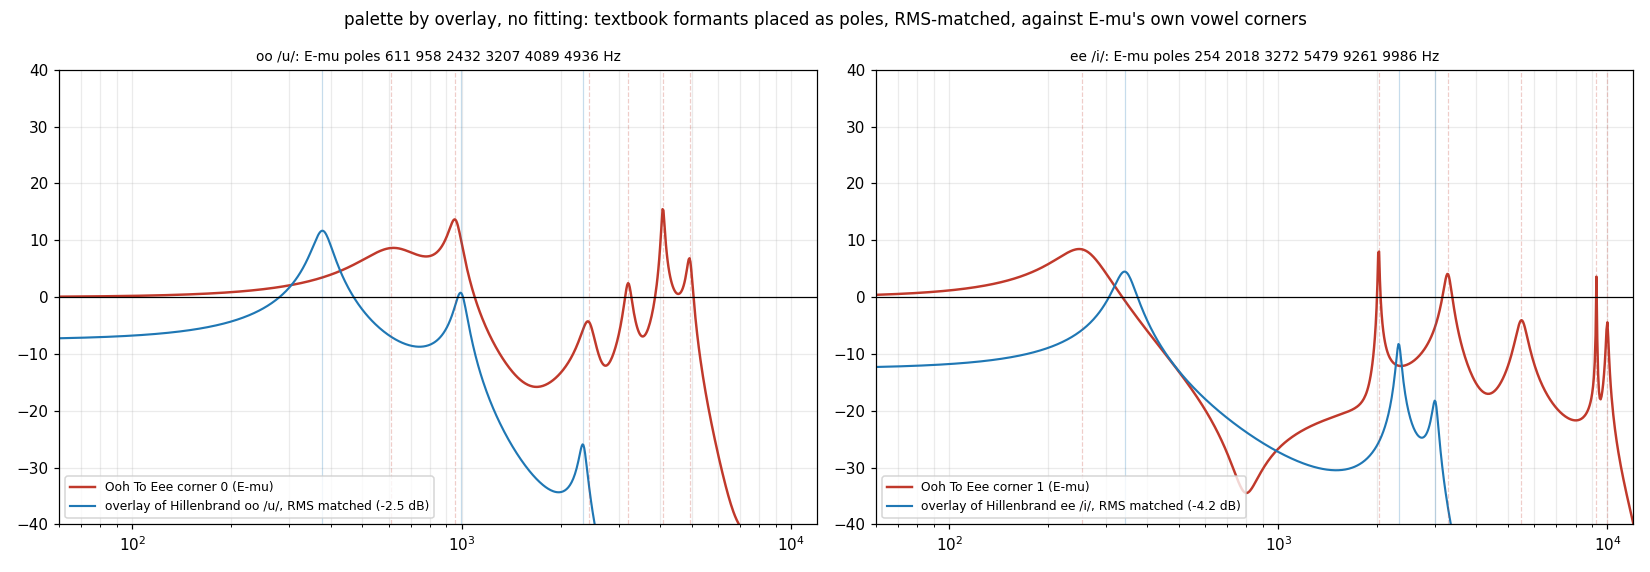

Recreate this plot in Python.
import math, os, struct, zipfile
import numpy as np
import matplotlib
matplotlib.use("Agg")
import matplotlib.pyplot as plt

ROOT = os.path.dirname(os.path.dirname(os.path.dirname(os.path.abspath(__file__))))
SR = 44100.0
IDENT = (0xDFFF, 0xFFFF, 0xDFFF, 0xFFFF, 0xDFFF)
HILLENBRAND_MALE = {"oo /u/": [(378.0, 50.0), (997.0, 80.0), (2343.0, 120.0)],
                    "ee /i/": [(342.0, 50.0), (2322.0, 80.0), (3000.0, 120.0)]}


def decode_word(w):
    u = w + 1
    if u >= 65536:
        return 1.0
    e = (u >> 12) & 0xF
    m = u & 0xFFF
    x = m / 4096.0 if e == 0 else (m + 4096.0) / 8192.0
    return math.ldexp(x, e - 15)


def biquad(words):
    d = [decode_word(x) for x in words]
    c0, c1, c2, c3, c4 = 4 * d[0] + d[1], d[1], 4 * d[2] + d[3], d[3], 4 * d[4]
    return (c4, (c0 - 2) * c4, (1 - c1) * c4, c2 - 2, 1 - c3)


def pole_of(b):
    a1, a2 = b[3], b[4]
    if a2 <= 0 or a1 * a1 - 4 * a2 >= 0:
        return None
    r = math.sqrt(a2)
    return math.acos(max(-1.0, min(1.0, -a1 / (2 * r)))) / (2 * math.pi) * SR, -math.log(r) * SR / math.pi


def emu_corner(words, corner):
    secs = []
    for s in range(6):
        w = words[(corner * 6 + s) * 5:(corner * 6 + s) * 5 + 5]
        if tuple(w) != IDENT:
            secs.append(biquad(w))
    return secs


def response(secs, f):
    z = np.exp(-2j * np.pi * f / SR)
    h = np.ones_like(z)
    for b0, b1, b2, a1, a2 in secs:
        h *= (b0 + b1 * z + b2 * z * z) / (1 + a1 * z + a2 * z * z)
    return 20 * np.log10(np.abs(h) + 1e-12)


def overlay(formants):
    secs = []
    for hz, bw in formants:
        r = math.exp(-math.pi * bw / SR)
        theta = 2 * math.pi * hz / SR
        a1, a2 = -2 * r * math.cos(theta), r * r
        b0 = 1 + a1 + a2
        secs.append((b0, 0.0, 0.0, a1, a2))
    return secs


def rms_match(secs, target_secs, f):
    ours = response(secs, f)
    theirs = response(target_secs, f)
    shift = np.sqrt(np.mean((10 ** (theirs / 20)) ** 2)) / np.sqrt(np.mean((10 ** (ours / 20)) ** 2))
    return [(b0 * shift, b1 * shift, b2 * shift, a1, a2) for b0, b1, b2, a1, a2 in secs], 20 * math.log10(shift)


def cents(a, b):
    return 1200.0 * math.log2(a / b)


def main():
    z = zipfile.ZipFile(os.path.join(ROOT, "evidence", "factory-data", "p2k", "bodies", "p2k.zip"))
    raw = z.read([i for i in z.infolist() if "ooh_to_eee" in i.filename][0])
    words = struct.unpack("<120H", raw)
    f = np.geomspace(60, 12000, 900)
    fig, axes = plt.subplots(1, 2, figsize=(15, 5.2))
    report = []
    for ax, (label, formants), corner in zip(axes, HILLENBRAND_MALE.items(), (0, 1)):
        emu = emu_corner(words, corner)
        emu_poles = sorted(p for p in (pole_of(b) for b in emu) if p)
        ov, shift_db = rms_match(overlay(formants), emu, f)
        ax.semilogx(f, response(emu, f), color="#c0392b", lw=1.6, label=f"Ooh To Eee corner {corner} (E-mu)")
        ax.semilogx(f, response(ov, f), color="#1f77b4", lw=1.4, label=f"overlay of Hillenbrand {label}, RMS matched ({shift_db:+.1f} dB)")
        for hz, _ in formants:
            ax.axvline(hz, color="#1f77b4", alpha=0.25, lw=0.8)
        for hz, _ in emu_poles:
            ax.axvline(hz, color="#c0392b", alpha=0.25, lw=0.8, ls="--")
        ax.set_ylim(-40, 40)
        ax.set_xlim(60, 12000)
        ax.axhline(0, color="k", lw=0.8)
        ax.grid(True, which="both", alpha=0.25)
        ax.set_title(f"{label}: E-mu poles " + " ".join(f"{p[0]:.0f}" for p in emu_poles) + " Hz", fontsize=9)
        ax.legend(fontsize=8, loc="lower left")
        lines = [f"== {label}: E-mu corner {corner}"]
        for i, (hz, bw) in enumerate(formants):
            nearest = min(emu_poles, key=lambda p: abs(cents(p[0], hz)))
            lines.append(f"  F{i+1} {hz:6.0f} Hz  nearest E-mu pole {nearest[0]:6.0f} Hz bw {nearest[1]:5.0f}  distance {cents(nearest[0], hz):+6.0f} cents")
        lines.append("  E-mu poles with no formant within 300 cents: " + ", ".join(f"{p[0]:.0f}" for p in emu_poles if all(abs(cents(p[0], hz)) > 300 for hz, _ in formants)))
        lines.append(f"  RMS shift to match level: {shift_db:+.1f} dB; worst |diff| over 60 Hz..12 kHz: {np.max(np.abs(response(emu, f) - response(ov, f))):.1f} dB")
        report.append("\n".join(lines))
    fig.suptitle("palette by overlay, no fitting: textbook formants placed as poles, RMS-matched, against E-mu's own vowel corners", fontsize=11)
    fig.tight_layout()
    out = os.path.join(ROOT, "evidence", "research-results", "palette_overlay_vowels.png")
    fig.savefig(out, dpi=110)
    print(out)
    print("\n".join(report))


if __name__ == "__main__":
    main()
